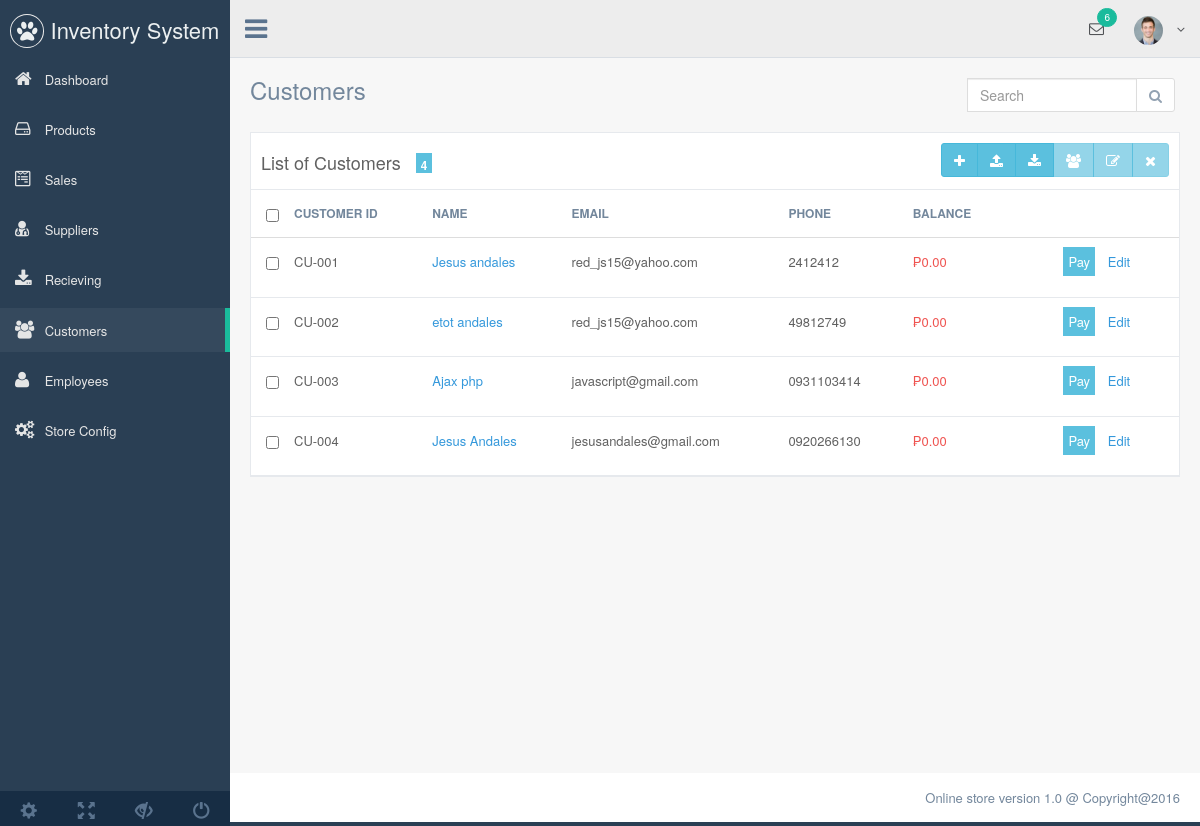
/customers.php (signed in), run on the app's committed database.
### tables this page shows
CREATE TABLE `customers` (
  `id` int(11) NOT NULL AUTO_INCREMENT,
  `person_id` varchar(50) NOT NULL,
  `campany` varchar(50) NOT NULL,
  `firstname` varchar(50) NOT NULL,
  `lastname` varchar(50) NOT NULL,
  `address` varchar(50) NOT NULL,
  `phone` varchar(50) NOT NULL,
  `email` varchar(50) NOT NULL,
  `account_no` int(11) NOT NULL,
  `date_added` varchar(225) NOT NULL,
  `balance` double NOT NULL DEFAULT '0',
  `status` varchar(50) NOT NULL,
  `terms` varchar(50) NOT NULL,
  `discount` double NOT NULL DEFAULT '0',
  `comments` varchar(225) NOT NULL,
  `avatar` blob NOT NULL,
  `tax` varchar(50) NOT NULL,
  PRIMARY KEY (`id`)
);

### config/Database.php (called while the page is built, shortened)
<?php
	class Database {
		private $localhost = "localhost";
		private $username = "root";
		private $password = "";
		private $database ="pto";
		function  connect(){
			 $connect = mysqli_connect($this->localhost, $this->username, $this->password, $this->database);
			return $connect;
		}
	}
?>

### core/Class/Customers.php (called while the page is built, shortened)
<?php
class Customers  {
 	public $conn;
 	public $table = 'customers';
 	function __construct() {
        $db = new Database();
        $this->conn = $db->Connect();
		return $this->conn;
    }
    function index(){
		$sql = "select * from ". $this->table ." WHERE status = 'active' ";
		$result = mysqli_query($this->conn,$sql);
		return $result;
    }
 }

### views/Customers/customers.php (the view, shortened to what this page needs)
 <?php
    $Customers = New Customers();
    $Lists  = $Customers->index();
 ?>
<form method="post" action="customers.php?page=search">
    <div class="title_right">
          <div class="col-md-5 col-sm-5 col-xs-12 form-group pull-right top_search">
            <div class="input-group">
              <input type="text" name="search" class="form-control" placeholder="Search">
              <span class="input-group-btn">
              <button class="btn btn-default" type="submit" name="btnsearch"><i class="fa fa-search"></i></button>
              </span>
            </div>
          </div>
    </div>
</div>
<div class="clearfix"></div>
<form method="post" action="">
            <div class="row">
              <div class="col-md-12 col-sm-12 col-xs-12">
                <div class="table_panel">
                  <div class="table_title">
                    <h2>List of Customers <small class="count"><?php echo $Lists->num_rows ?></small> </h2>
 <div class="form-inline">
<div class="form-group pull-right">
<div class="btn-group" role="group" aria-label="...">
<a  href="customers.php?page=add" type="submit" name="new"  class="btn btn-info btn-padding" data-toggle="tooltip" data-placement="bottom" title="New customer"><i class="fa fa-plus"></i></a>
<button type="button" class="btn btn-info btn-padding" data-toggle="tooltip" data-placement="bottom" title="Export"><i class="fa  fa-upload"></i></button>
<button type="button" class="btn btn-info btn-padding" data-toggle="tooltip" data-placement="bottom" title="Import"><i class="fa  fa-download"></i></button>
<button type="submit"   name="profile" class="btn btn-info btn-padding enabled" data-toggle="tooltip" data-placement="bottom" title="View Profile" disabled><i class="fa  fa-users"></i></button>
<button type="submit"  name="edit"  class="btn btn-info btn-padding enabled" data-toggle="tooltip" data-placement="bottom" title="Edit customer" disabled ><i class="fa fa-edit"></i></button>
<button type="submit"   id="delete" name="delete"  class="btn btn-info btn-padding enabled" data-toggle="tooltip" data-placement="bottom" title="Delete user" disabled><i class="fa fa-times" ></i></button>
</div>
</div>
</div>
   <div class="clearfix"></div>
                  </div>
                  <div class="table_content">
                     <table class="table table-hover table-no-border">
<thead>
<tr>
    <th width="1%;"><input type="checkbox" class="checkbox" id ="selectall"></th>
    <th>Customer ID</th>
    <th>Name</th>
    <th>Email</th>
    <th>Phone</th>
    <th>Balance</th>
    <th></th>
</tr>
</thead>
<tbody>
<?php
      foreach ($Lists as $key => $db) {
          $id = $db['id'];
          echo "<tr>";
          echo "<th><input type='checkbox' name='checkbox[]' class='checked' value='$id'></th>";
          echo "<th>" . $db['customer_id'] . "</th>";
          echo "<th><a href='customers.php?page=profile&id=". $db['customer_id'] ."'>". $db['fname'] ." ". $db['lname'] ."</a></th>";
          echo "<th>" . $db['email'] . "</th>";
          echo "<th>". $db['phone'] ."</th>";
          echo '<th><a class="balance">₱0.00</a></th>';
          echo "<th><ul class='table-action'>
                      <li><a class='pay'>Pay<a></li>
                      <li><a href='customers.php?page=edit&id=$id'>Edit<a></li>
                    </ul></th>";
          echo "</tr>";
      }
?>
</tbody>
</table>
                  </div>
                </div>
              </div>
            </div>
</form>

### data on the page
customers: customer "CU-001", fname "Jesus", lname "andales", email "red_js15@yahoo.com", phone "2412412"
customers: customer "CU-002", fname "etot", lname "andales", email "red_js15@yahoo.com", phone "49812749"
customers: customer "CU-003", fname "Ajax", lname "php", email "javascript@gmail.com", phone "0931103414"
customers: customer "CU-004", fname "Jesus", lname "Andales", email "jesusandales@gmail.com", phone "0920266130"

### other printed values
$Lists->num_rows "4"
